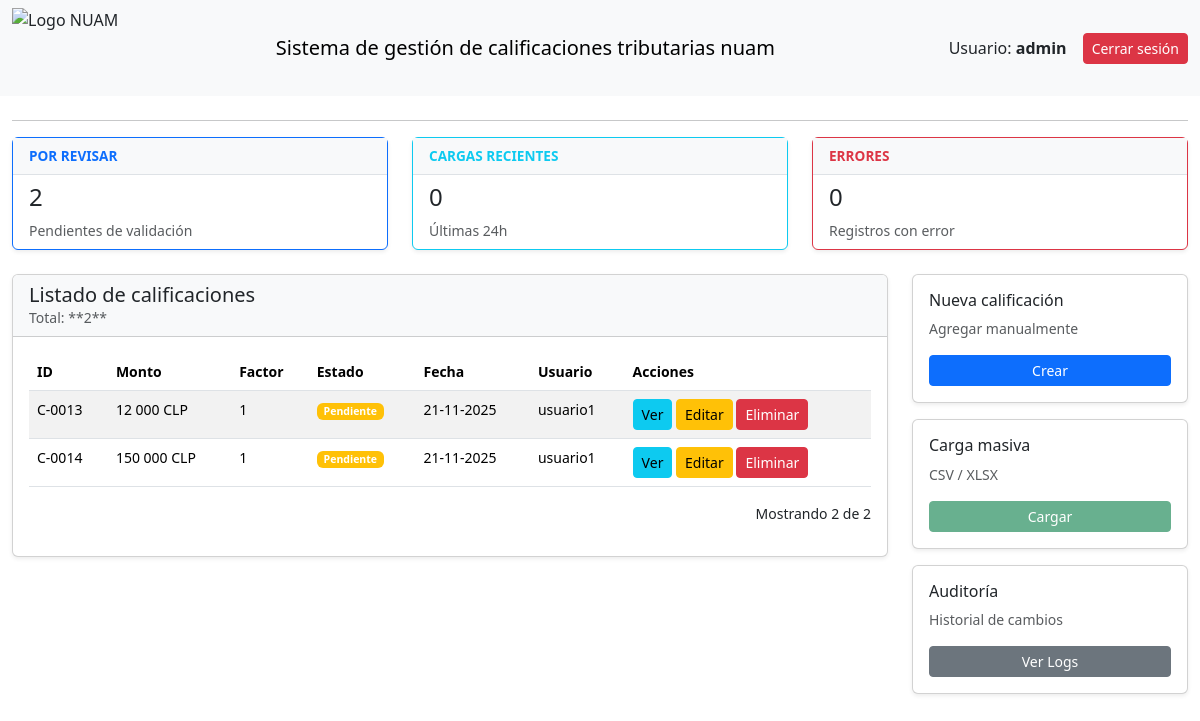
The app's page / (signed in) with its own data.
### calificaciones/models.py (models this page shows, shortened)
class Calificacion(models.Model):
    usuario = models.ForeignKey(
        User,
        on_delete=models.CASCADE,
        verbose_name="Usuario",
        related_name='calificaciones_realizadas'
    )
    monto = models.DecimalField(
        max_digits=12,
        decimal_places=0,   # <-- MONTO ENTERO SIN DECIMALES
        verbose_name="Monto (CLP)"
    )
    factor = models.DecimalField(
        max_digits=5,
        decimal_places=0,   # ENTERO SIN DECIMALES
        verbose_name="Factor",
        default=1
    )
    fecha_registro = models.DateField(
        default=timezone.now,
        verbose_name="Fecha de Registro"
    )
    ESTADO_CHOICES = [
        ('pendiente', 'Pendiente'),
        ('validado', 'Validado'),
        ('rechazado', 'Rechazado'),
    ]
    estado = models.CharField(
        max_length=20,
        choices=ESTADO_CHOICES,
        default='pendiente',
        verbose_name="Estado"
    )
    class Meta:
        verbose_name = "Calificación"
        verbose_name_plural = "Calificaciones"

### calificaciones/views.py (the view)
# urls.py: path('', views.dashboard_view, name='dashboard'),
@login_required
def dashboard_view(request):
    listado_calificaciones = Calificacion.objects.all().order_by('-fecha_registro')[:10]
    total_calificaciones = Calificacion.objects.count()
    context = {
        'listado_calificaciones': listado_calificaciones,
        'total_calificaciones': total_calificaciones,
        'usuario': request.user,
        'pendientes_validacion': Calificacion.objects.filter(estado='pendiente').count(),
        'cargas_recientes': ArchivoMasivo.objects.filter(fecha_carga__gte=timezone.now() - datetime.timedelta(hours=24)).count(),
        'errores_simulados': 0,
    }
    return render(request, 'calificaciones/dashboard.html', context)

### calificaciones/templates/calificaciones/dashboard.html (shortened to what this page needs)
{% load static %}
<!DOCTYPE html>
<html lang="es">
<head>
    <link href="https://cdn.jsdelivr.net/npm/bootstrap@5.3.3/dist/css/bootstrap.min.css" rel="stylesheet">
</head>
<body>
    <nav class="navbar navbar-light bg-light">
        <div class="container-fluid">
            <img src="https://www.df.cl/noticias/site/artic/20241210/imag/foto_0000000420241210145656/nuam_HD.png"
                 style="height: 80px;"
                 alt="Logo NUAM">
            <span class="navbar-brand mb-0 h1">Sistema de gestión de calificaciones tributarias nuam</span>
            <div class="d-flex align-items-center">
                <span class="me-3">Usuario: <strong>{{ usuario.username }}</strong></span>
                <form action="{% url 'admin:logout' %}" method="post" class="m-0">
                    <button type="submit" class="btn btn-danger btn-sm">
                        Cerrar sesión
                    </button>
                </form>
            </div>
        </div>
    </nav>
    <div class="container-fluid mt-4">
        <hr>
        <div class="row mb-4">
            <div class="col-md-4">
                <div class="card shadow-sm border-primary">
                    <div class="card-header-custom text-primary">POR REVISAR</div>
                    <div class="card-body-custom">
                        <h4 class="card-title">{{ pendientes_validacion }}</h4>
                        <p class="card-text text-muted small">Pendientes de validación</p>
                    </div>
                </div>
            </div>
            <div class="col-md-4">
                <div class="card shadow-sm border-info">
                    <div class="card-header-custom text-info">CARGAS RECIENTES</div>
                    <div class="card-body-custom">
                        <h4 class="card-title">{{ cargas_recientes }}</h4>
                        <p class="card-text text-muted small">Últimas 24h</p>
                    </div>
                </div>
            </div>
            <div class="col-md-4">
                <div class="card shadow-sm border-danger">
                    <div class="card-header-custom text-danger">ERRORES</div>
                    <div class="card-body-custom">
                        <h4 class="card-title">{{ errores_simulados }}</h4>
                        <p class="card-text text-muted small">Registros con error</p>
                    </div>
                </div>
            </div>
        </div>
        <div class="row">
            <div class="col-md-9">
                <div class="card shadow-sm">
                    <div class="card-header bg-light">
                        <h5 class="mb-0">Listado de calificaciones</h5>
                        <p class="text-muted small mb-0">Total: **{{ total_calificaciones }}**</p>
                    </div>
                    <div class="card-body">
                        <table class="table table-striped table-hover small">
                            <thead>
                                <tr>
                                    <th>ID</th>
                                    <th>Monto</th>
                                    <th>Factor</th>
                                    <th>Estado</th>
                                    <th>Fecha</th>
                                    <th>Usuario</th>
                                    <th>Acciones</th>
                                </tr>
                            </thead>
                            <tbody>
                                {% for calificacion in listado_calificaciones %}
                                <tr>
                                    <td>C-{{ calificacion.id|stringformat:"04d" }}</td>
                                    <td>{{ calificacion.monto|floatformat:0 }} CLP</td>
                                    <td>{{ calificacion.factor|floatformat:0 }}</td> <td>
                                        <span class="badge bg-{% if calificacion.estado == 'validado' %}success{% elif calificacion.estado == 'rechazado' %}danger{% else %}warning{% endif %}">
                                            {{ calificacion.get_estado_display }}
                                        </span>
                                    </td>
                                    <td>{{ calificacion.fecha_registro|date:"d-m-Y" }}</td>
                                    <td>{{ calificacion.usuario.username }}</td>
                                    <td>
                                        <a href="{% url 'ver_calificacion' calificacion.id %}" class="btn btn-sm btn-info">Ver</a>
                                        <a href="{% url 'editar_calificacion' calificacion.id %}" class="btn btn-sm btn-warning">Editar</a>
                                        <a href="{% url 'eliminar_calificacion' calificacion.id %}" class="btn btn-sm btn-danger">Eliminar</a>
                                    </td>
                                </tr>
                                {% empty %}
                                <tr><td colspan="7">No hay calificaciones registradas aún.</td></tr>
                                {% endfor %}
                            </tbody>
                        </table>
                        <p class="small text-end mt-3">Mostrando {{ listado_calificaciones|length }} de {{ total_calificaciones }}</p>
                    </div>
                </div>
            </div>
            <div class="col-md-3">
                <div class="card mb-3 shadow-sm">
                    <div class="card-body">
                        <h6 class="card-title">Nueva calificación</h6>
                        <p class="card-text small text-muted">Agregar manualmente</p>
                        <a href="{% url 'crear_calificacion' %}" class="btn btn-sm btn-primary w-100">Crear</a>
                    </div>
                </div>
                <div class="card mb-3 shadow-sm">
                    <div class="card-body">
                        <h6 class="card-title">Carga masiva</h6>
                        <p class="card-text small text-muted">CSV / XLSX</p>
                        <a href="#" class="btn btn-sm btn-success w-100 disabled">Cargar</a>
                    </div>
                </div>
                <div class="card mb-3 shadow-sm">
                    <div class="card-body">
                        <h6 class="card-title">Auditoría</h6>
                        <p class="card-text small text-muted">Historial de cambios</p>
                        <a href="{% url 'admin:calificaciones_auditoria_changelist' %}" class="btn btn-sm btn-secondary w-100">Ver Logs</a>
                    </div>
                </div>
            </div>
        </div>
    </div>
</body>
</html>

### calificaciones/templates/calificaciones/dashboard.html (style rules this page uses)
.card-header-custom { background-color: #f8f9fa; border-bottom: 1px solid #dee2e6; padding: 0.5rem 1rem; font-size: 0.85rem; font-weight: 600; }
.card-body-custom { padding: 0.5rem 1rem; }

### records on screen
Calificacion: id "0013", monto "12 000", factor "1", estado "Pendiente", fecha_registro "21-11-2025", usuario.username "usuario1"
Calificacion: id "0014", monto "150 000", factor "1", estado "Pendiente", fecha_registro "21-11-2025", usuario.username "usuario1"

### other values on screen
{{ usuario.username }} "admin"
{{ pendientes_validacion }} "2"
{{ cargas_recientes }} "0"
{{ errores_simulados }} "0"
{{ total_calificaciones }} "2"
{{ listado_calificaciones|length }} "2"
